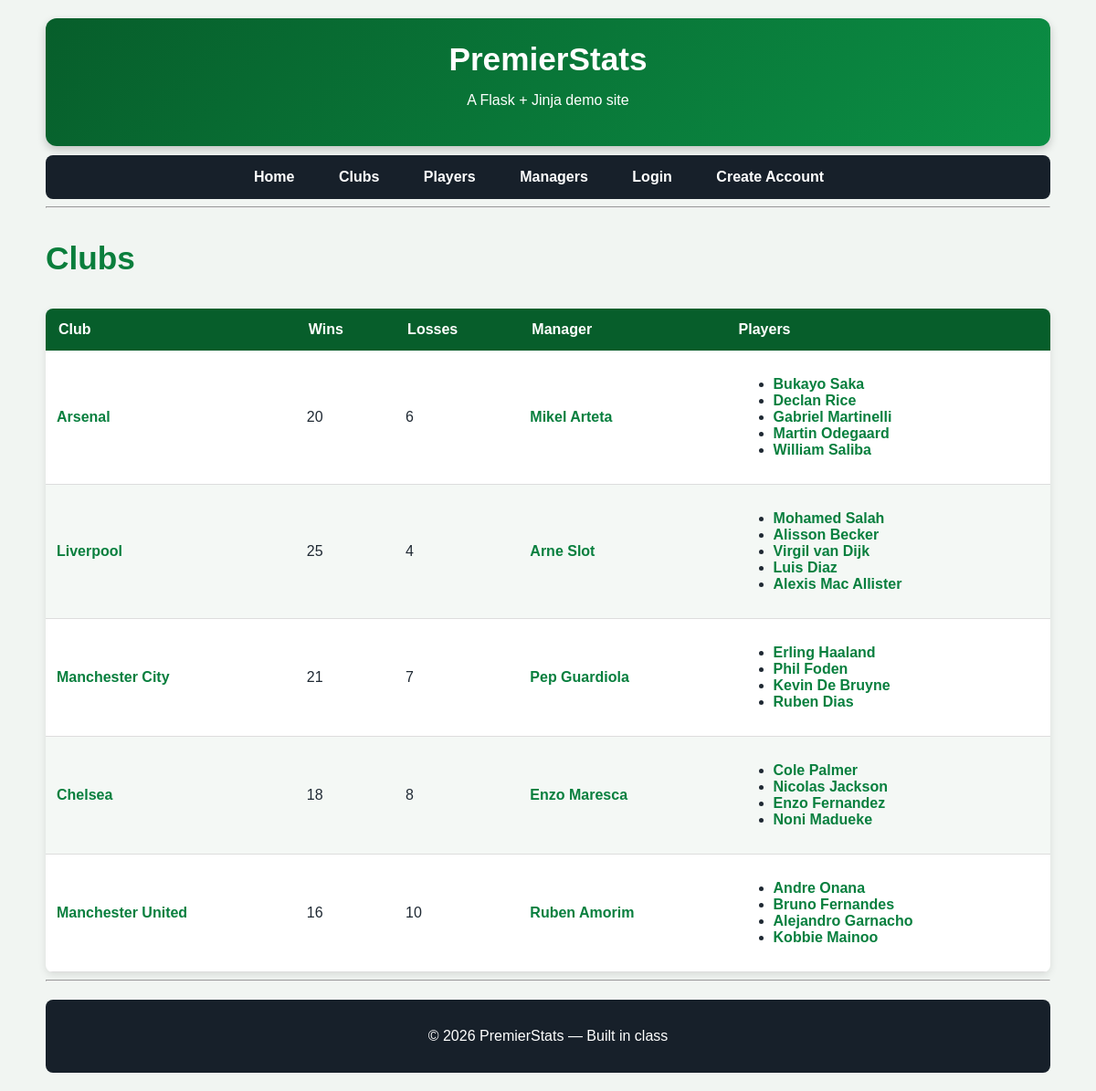
Page /clubs on the committed database.
### app.py (models this page shows)
class Clubs(db.Model):
    Clubid = db.Column(db.Integer, primary_key=True)
    name = db.Column(db.String(80), nullable=False)
    Wins = db.Column(db.Integer, nullable=False)
    Losses = db.Column(db.Integer, nullable=False)
    Managerid = db.Column(
    db.Integer,
    db.ForeignKey("managers.Managerid")
)
    players = db.relationship(
        "Players",
        secondary=clubs_players,
        back_populates="clubs"
    )

class Managers(db.Model):
    Managerid = db.Column(db.Integer, primary_key=True)
    Name = db.Column(db.String(80), nullable=False)
    clubs = db.relationship(
    "Clubs",
    backref="manager"
)

class Players(db.Model):
    Playerid = db.Column(db.Integer, primary_key=True)
    name = db.Column(db.String(80), nullable=False)
    Goals = db.Column(db.Integer, nullable=False)
    Assists = db.Column(db.Integer, nullable=False)
    Saves = db.Column(db.Integer, nullable=False)
    PlayerStartDate = db.Column(db.Date, nullable=False)
    PlayerEndDate = db.Column(db.Date, nullable=False)
    clubs = db.relationship(
        "Clubs",
        secondary=clubs_players,
        back_populates="players"
    )

### app.py (the view)
    @app.route("/clubs")
    def clubs():
        all_clubs = Clubs.query.all()
        return render_template(
            "Clubs.html",
            page_title="Clubs",
            clubs=all_clubs)

### templates/Clubs.html
{% extends "layout.html" %}
{% block content %}
<h3>{{ page_title }}</h3>
<table>
    <thead>
        <tr>
            <th>Club</th>
            <th>Wins</th>
            <th>Losses</th>
            <th>Manager</th>
            <th>Players</th>
        </tr>
    </thead>
<tbody>
    {% for club in clubs %}
    <tr>
        <td>
            <a href="{{ url_for('club', Clubid=club.Clubid) }}">
                {{ club.name }}
            </a>
        </td>
        <td>{{ club.Wins }}</td>
        <td>{{ club.Losses }}</td>
        <td>
            {% if club.manager %}
                <a href="{{ url_for('manager', Managerid=club.manager.Managerid) }}">
                    {{ club.manager.Name }}
                </a>
            {% else %}
                No Manager
            {% endif %}
        </td>
        <td>
            {% if club.players %}
                <ul>
                    {% for player in club.players %}
                    <li>
                        <a href="{{ url_for('player', Playerid=player.Playerid) }}">
                            {{ player.name }}
                        </a>
                    </li>
                    {% endfor %}
                </ul>
            {% else %}
                No Players
            {% endif %}
        </td>
    </tr>
    {% endfor %}
</tbody>
</table>
{% endblock %}

### templates/layout.html (shortened to what this page needs)
<!doctype html>
<html lang="en">
<head>
<link rel="stylesheet" href="{{ url_for('static', filename='style.css') }}">
</head>
<body>
{% include "header.html" %}
{% include "nav.html" %}
  <hr>
  {% block content %}{% endblock %}
<hr>
{% include "footer.html" %}
</body>
</html>

### templates/header.html
<header>
  <h1>PremierStats</h1>
  <p>A Flask + Jinja demo site</p>
</header>

### templates/nav.html
<nav>
    <a href="{{ url_for('root') }}">Home</a>
    <a href="{{ url_for('clubs') }}">Clubs</a>
    <a href="{{ url_for('players') }}">Players</a>
    <a href="{{ url_for('managers') }}">Managers</a>
    {% if session.get("username") %}
        <a href="{{ url_for('profile') }}">Profile</a>
        <a href="{{ url_for('logout') }}">Logout</a>
    {% else %}
        <a href="{{ url_for('login') }}">Login</a>
        <a href="{{ url_for('register') }}">Create Account</a>
    {% endif %}
</nav>

### templates/footer.html
<footer>
  <p>
    © 2026 PremierStats — Built in class
  </p>
</footer>

### static/style.css (style rules this page uses)
body { font-family: Arial, Helvetica, sans-serif; max-width: 1100px; margin: 20px auto; padding: 0 20px; background-color: #f1f5f2; color: #1f2933; }
header { background: linear-gradient(135deg, #075e2b, #0b8f45); color: white; padding: 25px; border-radius: 12px; text-align: center; box-shadow: 0 4px 10px rgba(0, 0, 0, 0.2); }
header h1 { margin: 0; font-size: 2.2em; }
nav { margin-top: 10px; padding: 15px; background-color: #17202a; border-radius: 8px; text-align: center; }
nav a { color: white; text-decoration: none; margin-right: 20px; font-weight: bold; padding: 8px 12px; border-radius: 6px; transition: background-color 0.3s; }
h1 { color: #ffffff; }
h3 { color: #0a7e3c; font-size: 2.2em; }
table { width: 100%; border-collapse: collapse; margin-top: 20px; background-color: white; border-radius: 8px; overflow: hidden; box-shadow: 0 3px 8px rgba(0, 0, 0, 0.1); }
th { background-color: #075e2b; color: white; padding: 14px; text-align: left; }
td { padding: 12px; border-bottom: 1px solid #ddd; }
tr:nth-child(even) { background-color: #f4f8f5; }
a { color: #087f3e; font-weight: bold; text-decoration: none; }
nav a { color: white; }
footer { margin-top: 20px; padding: 15px; background-color: #17202a; color: white; border-radius: 8px; text-align: center; }

### rows in the picture
Clubs: name "Arsenal", Wins "20", Losses "6", manager.Name "Mikel Arteta"
Players: name "Bukayo Saka"
Players: name "Declan Rice"
Players: name "Gabriel Martinelli"
Players: name "Martin Odegaard"
Players: name "William Saliba"
Clubs: name "Liverpool", Wins "25", Losses "4", manager.Name "Arne Slot"
Players: name "Mohamed Salah"
Players: name "Alisson Becker"
Players: name "Virgil van Dijk"
Players: name "Luis Diaz"
Players: name "Alexis Mac Allister"
Clubs: name "Manchester City", Wins "21", Losses "7", manager.Name "Pep Guardiola"
Players: name "Erling Haaland"
Players: name "Phil Foden"
Players: name "Kevin De Bruyne"
Players: name "Ruben Dias"
Clubs: name "Chelsea", Wins "18", Losses "8", manager.Name "Enzo Maresca"
Players: name "Cole Palmer"
Players: name "Nicolas Jackson"
Players: name "Enzo Fernandez"
Players: name "Noni Madueke"
Clubs: name "Manchester United", Wins "16", Losses "10", manager.Name "Ruben Amorim"
Players: name "Andre Onana"
Players: name "Bruno Fernandes"
Players: name "Alejandro Garnacho"
Players: name "Kobbie Mainoo"

### other values in the picture
{{ page_title }} "Clubs"
